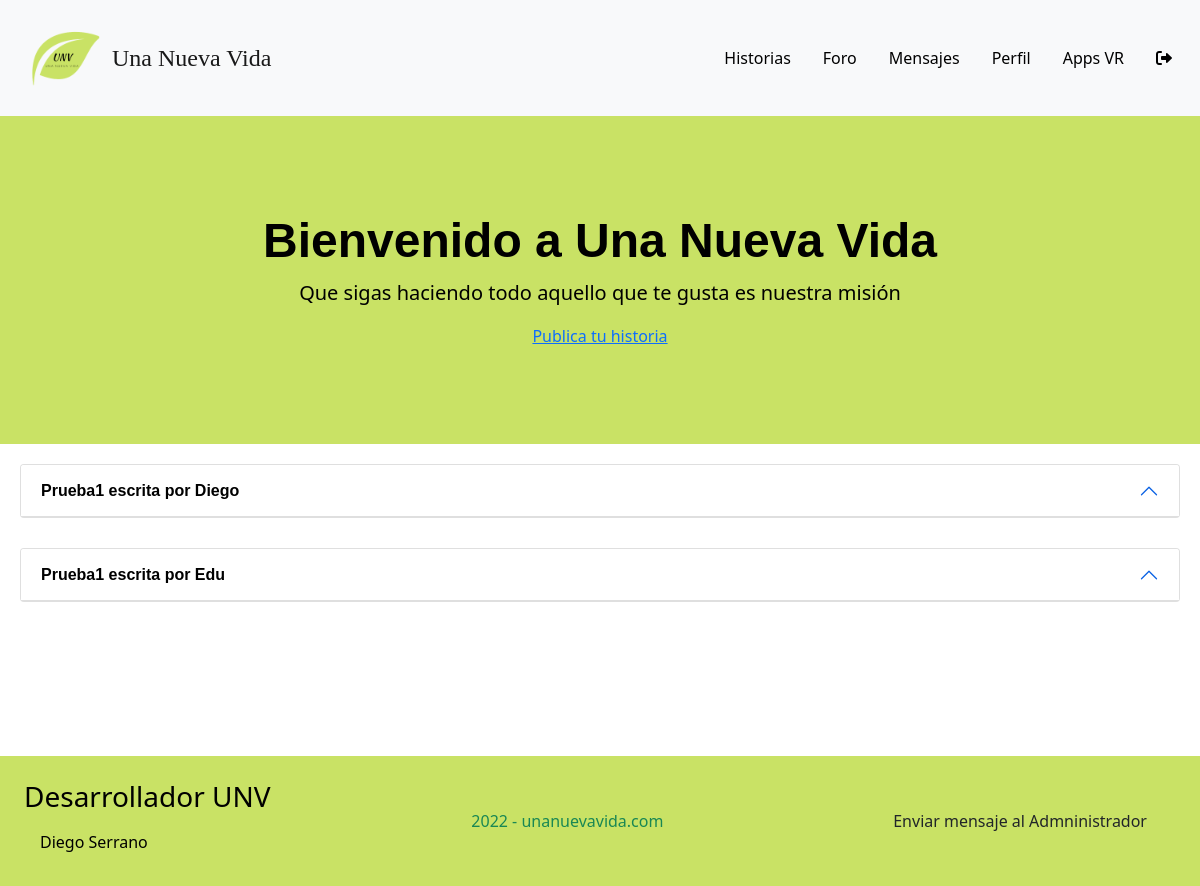
The app's page /web/index.php?ctl=listarHistorias (signed in) with its own data.
### tables this page shows
CREATE TABLE `historias` (
  `id_historia` int(11) NOT NULL,
  `id_usuario` int(11) NOT NULL,
  `titulo` varchar(100) NOT NULL,
  `descripcion` text NOT NULL,
  `fecha_creacion` timestamp NOT NULL DEFAULT current_timestamp(),
  `idioma` varchar(20) NOT NULL
);

### app/controladores/cHistorias.php (called while the page is built, shortened)
<?php
class cHistorias {
    public function listarHistorias() {
        try {
            $ConjuntoHistorias = new Historia();
            $historias = $ConjuntoHistorias->listarHistorias();
        } catch (Exception $e) {
            error_log($e->getMessage() . microtime() . PHP_EOL, 3, "logExceptio.txt");
            header('Location: index.php?ctl=error');
        } catch (Error $e) {
            error_log($e->getMessage() . microtime() . PHP_EOL, 3, "logError.txt");
            header('Location: index.php?ctl=error');
        }
        require __DIR__ . './../vistas/vListaHistorias.php';
    }
}
?>

### app/modelos/Model.php (called while the page is built, shortened)
<?php
class Model extends PDO {
    public function __construct()
    {
            $this->conexion = new PDO('mysql:host=' . Config::$mvc_bd_hostname . ';dbname=' . Config::$mvc_bd_nombre . '', Config::$mvc_bd_usuario, Config::$mvc_bd_clave);
    }
}
?>

### app/modelos/classHistoria.php (called while the page is built, shortened)
<?php
class Historia extends Model {
    public function listarHistorias() {
        $consulta = "SELECT id_historia, titulo, a.descripcion, a.fecha_creacion, nombre, apellidos, idioma FROM `historias` a
        LEFT JOIN usuarios u on u.id_usuario=a.id_usuario";
        $result = $this->conexion->query($consulta);
        return $result->fetchAll();
    }
}
?>

### app/vistas/vListaHistorias.php (the view, shortened to what this page needs)
<div class="jumbotrons jumbotron p-5 text-black" style="width:100%; background-color:#c9e265;">
         <div class="container-fluid py-5">
            <div class="container">
               <h1 class="display-5 fw-bold text-center">Bienvenido a Una Nueva Vida</h1>
               <p class="col-md-12 fs-5 text-center">Que sigas haciendo todo aquello que te gusta es nuestra misión</p>
			   <div class="d-flex justify-content-center">
			   <a href="index.php?ctl=crearHistoria" id="historia">Publica tu historia</a>
			   </div>
            </div>
         </div>
      </div>
<div class="row" style="--bs-gutter-x: 0; margin:5px;">
<?php foreach ($historias as $historia) :?>
<div class="accordion" id="accordionExample" style="padding: 15px;">
  <div class="accordion-item">
    <h2 class="accordion-header" id="heading<?php echo $historia['id_historia'];?>">
      <button class="accordion-button historias" type="button" data-bs-toggle="collapse" data-bs-target="#collapse<?php echo $historia['id_historia'];?>" aria-expanded="true" aria-controls="collapse<?php echo $historia['id_historia'];?>">
        <?php echo $historia['titulo']; ?>
      </button>
    </h2>
  </div>
</div>
		<?php endforeach; ?>
</div>
<?php include __DIR__ . './layout.php' ?>

### web/css/style.css (style rules this page uses)
* { -webkit-box-sizing: border-box; box-sizing: border-box; margin: 0; padding: 0; }
h1 { font-family: 'Orbitron', sans-serif; text-align: center; }
h2 { font-family: 'Orbitron', sans-serif; }
.historias { background-color: #fff; color: #000000; font-weight: bold; }
.historias:not(.collapsed) { background-color: #fff; color: #000000; font-weight: bold; }

### records on screen
historias: titulo "Prueba1 escrita por Diego"
historias: titulo "Prueba1 escrita por Edu"
